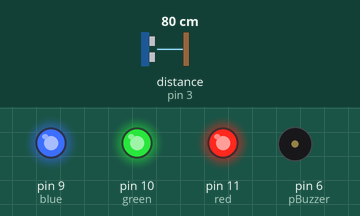
The sketch below on a simulated Arduino Uno, built with avr-gcc and run on an emulated ATmega328P. Parts: output pins drawn as LEDs (lit = HIGH), buzzer (waves = sounding, pin HIGH). Wiring (inferred from the names in the program): ultrasonic range finder: trigger pin 4; echo pin 3. The test bench sets the inputs (shaded band); at power-on: distance to the obstacle (sensor on pin 3) 80 cm. The echo pulse lasts 58.3 µs per cm; pins used as bus, display or sensor lines are not drawn.

Above: at 1.2 s.
1.3 s: distance to the obstacle (sensor on pin 3) set to 55 cm
2.8 s: distance to the obstacle (sensor on pin 3) set to 47 cm
At 3.4 s:
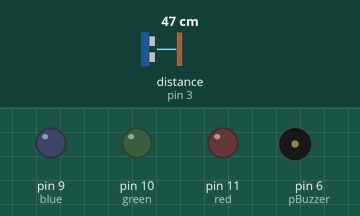
4.3 s: distance to the obstacle (sensor on pin 3) set to 60 cm
At 6.9 s:
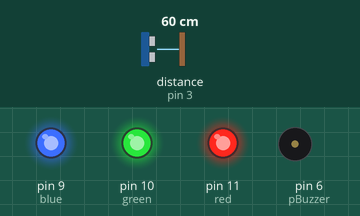
7.3 s: distance to the obstacle (sensor on pin 3) set to 2 cm
At 8.0 s:
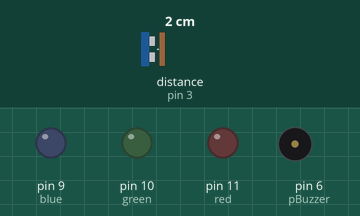
Timing chart, 0 to 9.8 s (numbered marks = the images above; inputs shaded):
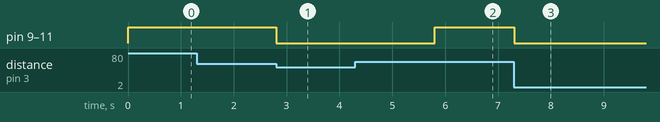

Measured:
- the behaviour switches between 52 and 51 cm on distance to the obstacle (sensor on pin 3) (found by bisection; images 0 and 1)
- after the input at 1.3 s, every drawn part: stays the same
- after the input at 2.8 s, pin 9 (blue), pin 10 (green), pin 11 (red): HIGH → LOW at once
- after the input at 4.3 s, pin 9 (blue), pin 10 (green), pin 11 (red): LOW → HIGH after 1.5 s
- after the input at 7.3 s, pin 9 (blue), pin 10 (green), pin 11 (red): HIGH → LOW at once

The sketch:

salon.ino
```cpp
#define pTrrig 4
#define pEcho 3
#define pBuzzer 6

int duracion, distancia, contador = 0;

int red = 11;
int green = 10;
int blue = 9;

void setup() {
  Serial.begin(9600);
  pinMode(pEcho, INPUT);
  pinMode (pTrrig, OUTPUT);
  analogWrite(red,255);
  analogWrite(green,255);
  analogWrite(blue,255);
  pinMode(pBuzzer, OUTPUT);
}

void loop() {
  digitalWrite(pTrrig, LOW);
  delayMicroseconds(2);
  digitalWrite(pTrrig, HIGH);
  delayMicroseconds(10);
  digitalWrite(pTrrig, LOW);

  duracion = pulseIn(pEcho, HIGH);
  distancia = (duracion/2)/29;

  if(distancia >= 500 || distancia <= 0){
    Serial.println("-------");
  }else{
     //Serial.print(distancia);
     //Serial.println("cm");

  }
  if(distancia <=50){
      analogWrite(red,0);
      analogWrite(green,0);
      analogWrite(blue,0);
      delay(3000);
      analogWrite(red,255);
      analogWrite(green,255);
      analogWrite(blue,255);
  }
}
```
